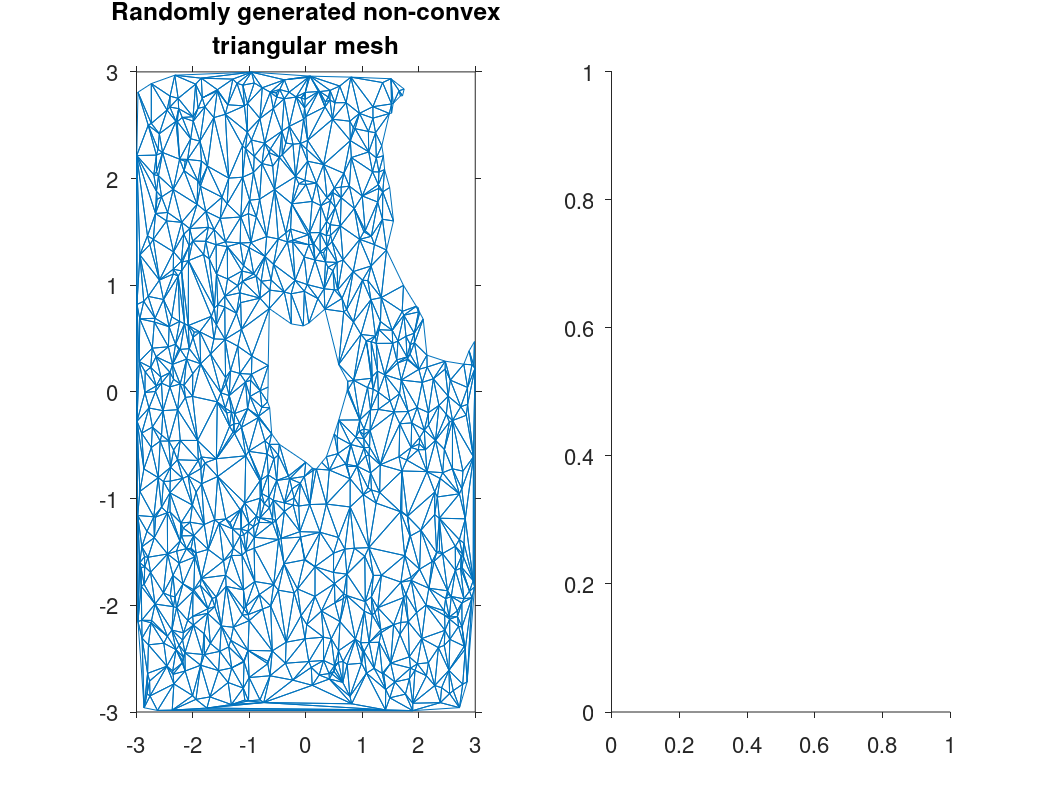

Write the MATLAB code that produced this figure. (Note: this script raises an error after producing the figure.)
% TRIDEMO  Demonstration of triangular
% mesh contouring
%
% R. Pawlowicz (rpawlowicz@eos.ubc.ca) Mar/2013



% Example
res=1000;    % Number o random points

% Create a grid and a triangulation.
x=rand(res,1)*6-3;
y=rand(res,1)*6-3;
M=delaunay(x,y);
z=peaks(x,y);
 
% Now, remove triangles in the middle, and a bite
% out of the upper right corner
 
ii=find(sqrt(x.^2+y.^2)<.6 | sqrt((x-3).^2+(y-2).^2)<1.5 );
jj=zeros(size(M,1),1);
for l=1:size(M,1);
  jj(l)=any( M(l,1)==ii | M(l,2)==ii | M(l,3)==ii );
end;
M=M(~jj,:);

  

clf; orient landscape;
set(gcf,'defaultaxestickdir','out','defaultaxesfontsize',16);
subplot(121);
xx=[ x(M(:,[1 2 3 1])');NaN(1,size(M,1)) ];
yy=[ y(M(:,[1 2 3 1])');NaN(1,size(M,1)) ];
plot(xx(:),yy(:));
title({'Randomly generated non-convex','triangular mesh'});
axis([-3 3 -3 3]);


subplot(122);
[CS,h]=tricontf(x,y,M,z);
set(h,'edgecolor','none');
hold on;
[CS,h]=tricont(x,y,M,z,'-k');
clabel(CS,h,'fontsize',14);
clabel(CS,'fontsize',14);%%%%%% This one still works
hold off;
title({'...and the ''peaks'' function','contoured over that mesh'});
axis([-3 3 -3 3]);
 
